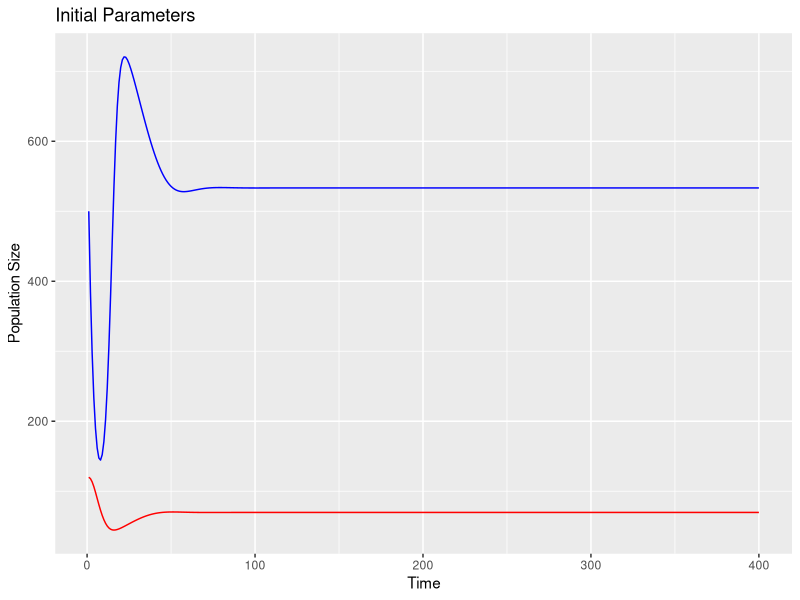
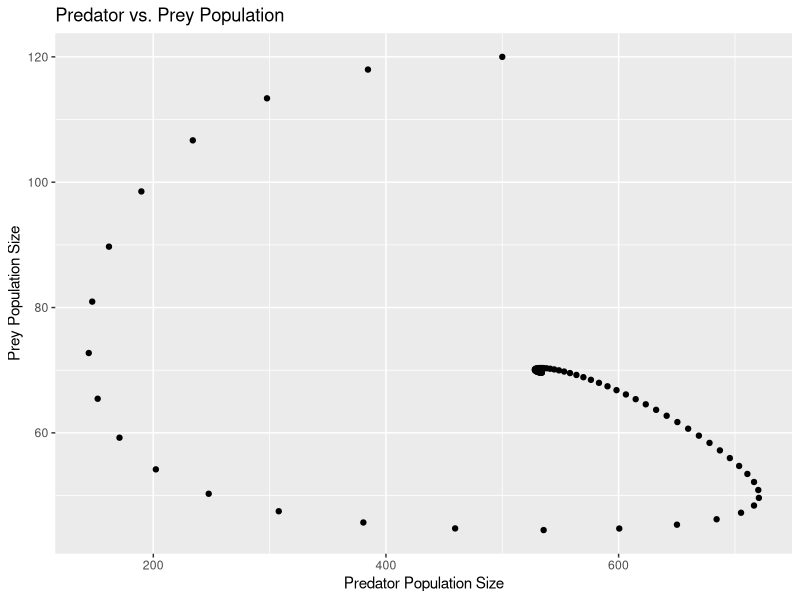
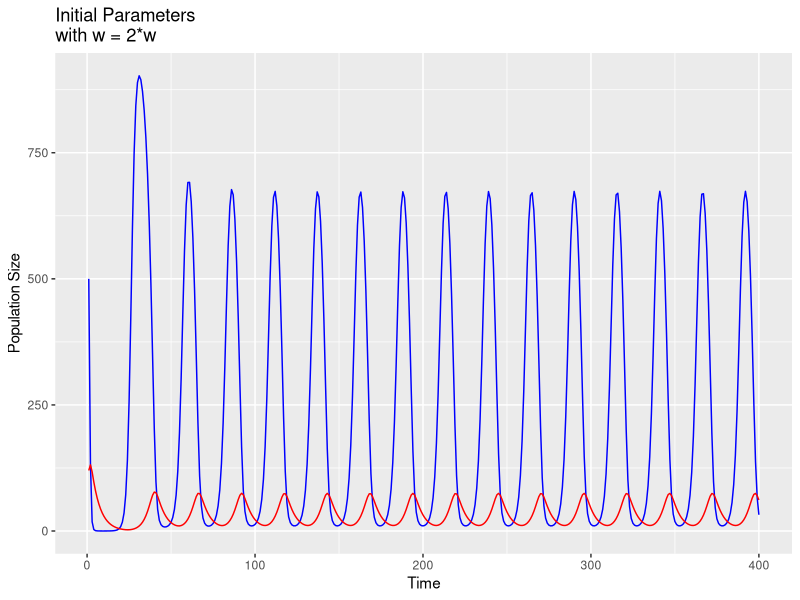
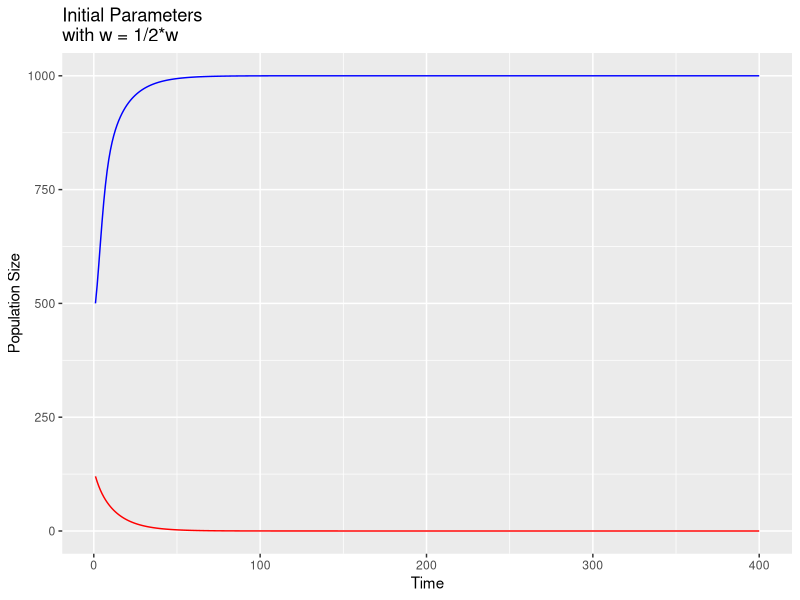
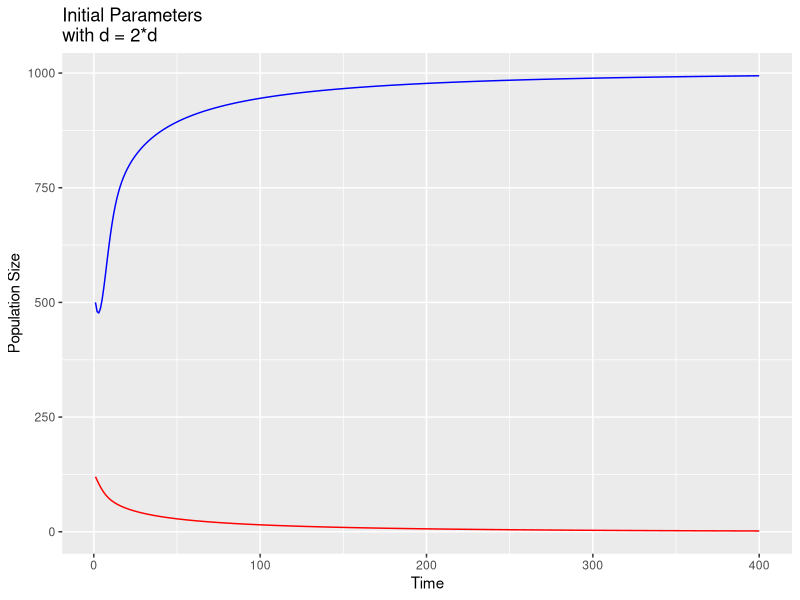
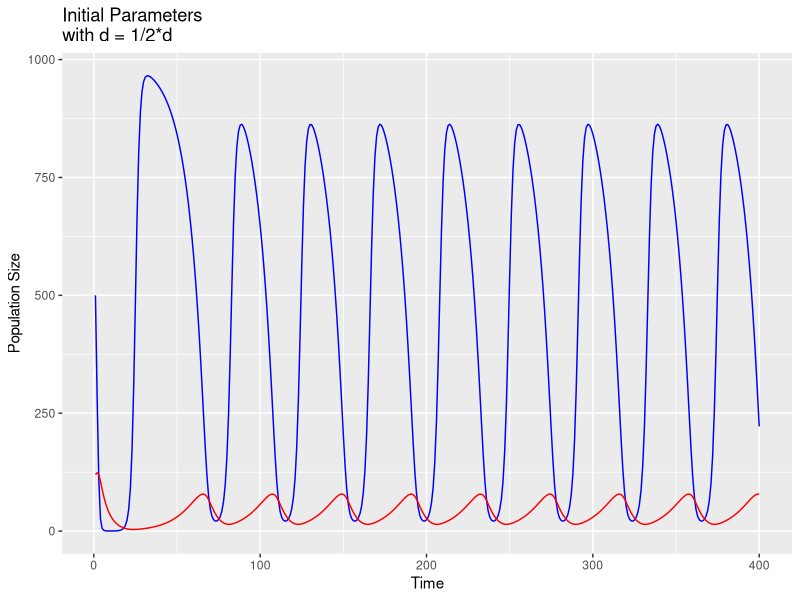
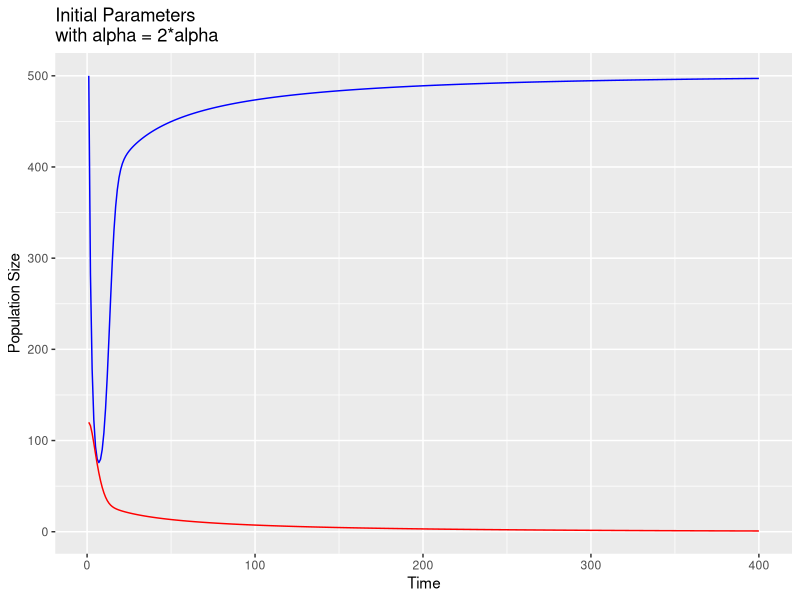
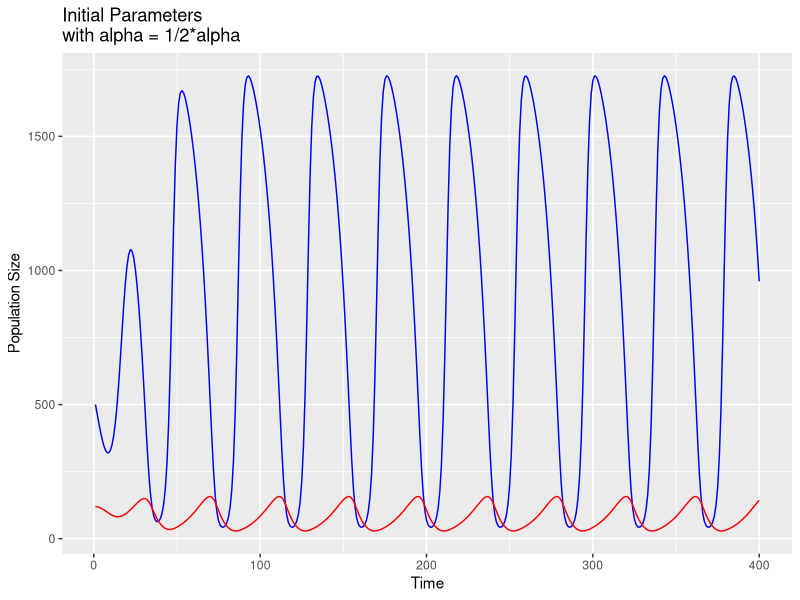

Reproduce these figures in R, in order.
## ---- chunk 1
knitr::opts_chunk$set(echo = TRUE)
library(deSolve)
library(ggplot2)
library(grid)
## ---- chunk 2
### Function for Rosenzweig-MacArthur Predator/Prey Equations ###
ddRM <- function (t,y,p){
  
  #Unpack State Variables
  H = y[1] #Prey
  P = y[2] #Predator
  
  #Unpack Model Parameters
  b = p[1] #Prey birth rate
  e = p[2] #Conversion efficency of prey to predator
  s = p[3] #Predator death rate
  w = p[4] #Predator attack rate 
  d = p[5] #Density of prey when predator's kill rate is 1/2*max
  alpha = p[6] #Prey self-limiting term
  
  #Defining Rates of Change
  dHdt = b*H*(1 - alpha*H) - w*H/(d + H)*P
  dPdt = e*w*H/(d + H)*P- s*P
  
  return(list(c(dHdt, dPdt)))
}
## ---- chunk 3
### Defining Initial Parameters ###
b = 0.8
e = 0.07
s = 0.2
w = 5
d = 400
alpha = 0.001
params = c(b, e, s, w, d, alpha)

H0 = 500
P0 = 120
Y0 = c(H0, P0)

times = 1:400

modelSim = ode(y=Y0, times = times, func = ddRM, parms = params)

#Subsetting the Results
modelOutput = data.frame(time=modelSim[,1],H=modelSim[,2],P = modelSim[,3])

#Graphing the Results
ggplot(modelOutput) + 
  geom_line(aes(x = time, y = H), colour = "blue") + 
  geom_line(aes(x = time, y = P), colour = "red") + 
  ggtitle("Initial Parameters") +
  labs(y="Population Size", x = "Time")
ggplot(modelOutput, aes(H,P)) + geom_point() + 
  ggtitle("Predator vs. Prey Population") +
  labs(y="Prey Population Size", x = "Predator Population Size")
## ---- chunk 4
##W - the Predator Attack Rate
w1 = 2*w
w2 = 1/2*w

#w1
params = c(b, e, s, w1, d, alpha)
modelSim = ode(y=Y0, times = times, func = ddRM, parms = params)

#Subsetting the Results
modelOutput = data.frame(time=modelSim[,1],H=modelSim[,2],P = modelSim[,3])

#Graphing the Results
ggplot(modelOutput) + 
  geom_line(aes(x = time, y = H), colour = "blue") + 
  geom_line(aes(x = time, y = P), colour = "red") + 
  ggtitle("Initial Parameters \nwith w = 2*w") +
  labs(y="Population Size", x = "Time")

#w2
params = c(b, e, s, w2, d, alpha)
modelSim = ode(y=Y0, times = times, func = ddRM, parms = params)

#Subsetting the Results
modelOutput = data.frame(time=modelSim[,1],H=modelSim[,2],P = modelSim[,3])

#Graphing the Results
ggplot(modelOutput) + 
  geom_line(aes(x = time, y = H), colour = "blue") + 
  geom_line(aes(x = time, y = P), colour = "red") +
  ggtitle("Initial Parameters \nwith w = 1/2*w") +
  labs(y="Population Size", x = "Time")
## ---- chunk 5
##d - Prey population when predator kill rate is 1/2*max
d1 = 2*d
d2 = 1/2*d


#d1
params = c(b, e, s, w, d1, alpha)
modelSim = ode(y=Y0, times = times, func = ddRM, parms = params)

#Subsetting the Results
modelOutput = data.frame(time=modelSim[,1],H=modelSim[,2],P = modelSim[,3])

#Graphing the Results
ggplot(modelOutput) + 
  geom_line(aes(x = time, y = H), colour = "blue") + 
  geom_line(aes(x = time, y = P), colour = "red") + 
  ggtitle("Initial Parameters \nwith d = 2*d") +
  labs(y="Population Size", x = "Time")

#d2
params = c(b, e, s, w, d2, alpha)
modelSim = ode(y=Y0, times = times, func = ddRM, parms = params)

#Subsetting the Results
modelOutput = data.frame(time=modelSim[,1],H=modelSim[,2],P = modelSim[,3])

#Graphing the Results
ggplot(modelOutput) + 
  geom_line(aes(x = time, y = H), colour = "blue") + 
  geom_line(aes(x = time, y = P), colour = "red") +
  ggtitle("Initial Parameters \nwith d = 1/2*d") +
  labs(y="Population Size", x = "Time")
## ---- chunk 6
##alpha - Prey self-limiting factor 
alpha1 = 2*alpha
alpha2 = 1/2*alpha


#alpha1
params = c(b, e, s, w, d, alpha1)
modelSim = ode(y=Y0, times = times, func = ddRM, parms = params)

#Subsetting the Results
modelOutput = data.frame(time=modelSim[,1],H=modelSim[,2],P = modelSim[,3])

#Graphing the Results
ggplot(modelOutput) + 
  geom_line(aes(x = time, y = H), colour = "blue") + 
  geom_line(aes(x = time, y = P), colour = "red") + 
  ggtitle("Initial Parameters \nwith alpha = 2*alpha") +
  labs(y="Population Size", x = "Time")

#alpha2
params = c(b, e, s, w, d, alpha2)
modelSim = ode(y=Y0, times = times, func = ddRM, parms = params)

#Subsetting the Results
modelOutput = data.frame(time=modelSim[,1],H=modelSim[,2],P = modelSim[,3])

#Graphing the Results
ggplot(modelOutput) + 
  geom_line(aes(x = time, y = H), colour = "blue") + 
  geom_line(aes(x = time, y = P), colour = "red") +
  ggtitle("Initial Parameters \nwith alpha = 1/2*alpha") +
  labs(y="Population Size", x = "Time")
## ---- chunk 7
# Create graph for low birthrate
b = 1.2
params = c(b, e, s, w, d, alpha)
modelSim = ode(y=Y0, times = times, func = ddRM, parms = params)
modelOutput = data.frame(time=modelSim[,1],H=modelSim[,2],P = modelSim[,3])

ggplot(modelOutput) + 
  geom_line(aes(x = time, y = H), colour = "blue") + 
  geom_line(aes(x = time, y = P), colour = "red") + 
  ggtitle("Low Birhrate") +
  labs(y="Population Size", x = "Time")

# Create graph for high birthrate
b = 2.6
params = c(b, e, s, w, d, alpha)
modelSim = ode(y=Y0, times = times, func = ddRM, parms = params)
modelOutput = data.frame(time=modelSim[,1],H=modelSim[,2],P = modelSim[,3])

ggplot(modelOutput) + 
  geom_line(aes(x = time, y = H), colour = "blue") + 
  geom_line(aes(x = time, y = P), colour = "red") + 
  ggtitle("High Birthrate") +
  labs(y="Population Size", x = "Time")
## ---- chunk 8
# Create graph for low efficiency
e = 0.0525
params = c(b, e, s, w, d, alpha)
modelSim = ode(y=Y0, times = times, func = ddRM, parms = params)
modelOutput = data.frame(time=modelSim[,1],H=modelSim[,2],P = modelSim[,3])

ggplot(modelOutput) + 
  geom_line(aes(x = time, y = H), colour = "blue") + 
  geom_line(aes(x = time, y = P), colour = "red") + 
  ggtitle("Low Efficiency") +
  labs(y="Population Size", x = "Time")

# Create graph for medium efficiency
e = 0.0875
params = c(b, e, s, w, d, alpha)
modelSim = ode(y=Y0, times = times, func = ddRM, parms = params)
modelOutput = data.frame(time=modelSim[,1],H=modelSim[,2],P = modelSim[,3])

ggplot(modelOutput) + 
  geom_line(aes(x = time, y = H), colour = "blue") + 
  geom_line(aes(x = time, y = P), colour = "red") + 
  ggtitle("Medium Efficiency") +
  labs(y="Population Size", x = "Time")

# Create graph for high efficiency
e = 0.1050
params = c(b, e, s, w, d, alpha)
modelSim = ode(y=Y0, times = times, func = ddRM, parms = params)
modelOutput = data.frame(time=modelSim[,1],H=modelSim[,2],P = modelSim[,3])

ggplot(modelOutput) + 
  geom_line(aes(x = time, y = H), colour = "blue") + 
  geom_line(aes(x = time, y = P), colour = "red") + 
  ggtitle("High Efficiency") +
  labs(y="Population Size", x = "Time")
## ---- chunk 9
# Create graph for low death rate
s = 0.2
params = c(b, e, s, w, d, alpha)
modelSim = ode(y=Y0, times = times, func = ddRM, parms = params)
modelOutput = data.frame(time=modelSim[,1],H=modelSim[,2],P = modelSim[,3])

ggplot(modelOutput) + 
  geom_line(aes(x = time, y = H), colour = "blue") + 
  geom_line(aes(x = time, y = P), colour = "red") + 
  ggtitle("Low Death Rate") +
  labs(y="Population Size", x = "Time")

# Create graph for high death rate
s = 0.6
params = c(b, e, s, w, d, alpha)
modelSim = ode(y=Y0, times = times, func = ddRM, parms = params)
modelOutput = data.frame(time=modelSim[,1],H=modelSim[,2],P = modelSim[,3])

ggplot(modelOutput) + 
  geom_line(aes(x = time, y = H), colour = "blue") + 
  geom_line(aes(x = time, y = P), colour = "red") + 
  ggtitle("High Death Rate") +
  labs(y="Population Size", x = "Time")
## ---- chunk 10
### Paradox of Enrichment 
b = 0.8
e = 0.07
s = 0.2
w = 5
d = 400

#0.00125
params = c(b, e, s, w, d, 0.00125)
modelSim = ode(y=Y0, times = times, func = ddRM, parms = params)

#Subsetting the Results
modelOutput = data.frame(time=modelSim[,1],H=modelSim[,2],P = modelSim[,3])

#Graphing the Results
ggplot(modelOutput) + 
  geom_line(aes(x = time, y = H), colour = "blue") + 
  geom_line(aes(x = time, y = P), colour = "red") + 
  ggtitle("Initial Parameters \nwith alpha = 0.00125") +
  labs(y="Population Size", x = "Time")

#0.0009
params = c(b, e, s, w, d, 0.0009)
modelSim = ode(y=Y0, times = times, func = ddRM, parms = params)

#Subsetting the Results
modelOutput = data.frame(time=modelSim[,1],H=modelSim[,2],P = modelSim[,3])

#Graphing the Results
ggplot(modelOutput) + 
  geom_line(aes(x = time, y = H), colour = "blue") + 
  geom_line(aes(x = time, y = P), colour = "red") + 
  ggtitle("Initial Parameters \nwith alpha = 0.0009") +
  labs(y="Population Size", x = "Time")

#0.0007
params = c(b, e, s, w, d, 0.0007)
modelSim = ode(y=Y0, times = times, func = ddRM, parms = params)

#Subsetting the Results
modelOutput = data.frame(time=modelSim[,1],H=modelSim[,2],P = modelSim[,3])

#Graphing the Results
ggplot(modelOutput) + 
  geom_line(aes(x = time, y = H), colour = "blue") + 
  geom_line(aes(x = time, y = P), colour = "red") + 
  ggtitle("Initial Parameters \nwith alpha = 0.0007") +
  labs(y="Population Size", x = "Time")

#0.0005
params = c(b, e, s, w, d, 0.0005)
modelSim = ode(y=Y0, times = 1:800, func = ddRM, parms = params)

#Subsetting the Results
modelOutput = data.frame(time=modelSim[,1],H=modelSim[,2],P = modelSim[,3])

#Graphing the Results
ggplot(modelOutput) + 
  geom_line(aes(x = time, y = H), colour = "blue") + 
  geom_line(aes(x = time, y = P), colour = "red") + 
  ggtitle("Initial Parameters \nwith alpha = 0.0005") +
  labs(y="Population Size", x = "Time")
